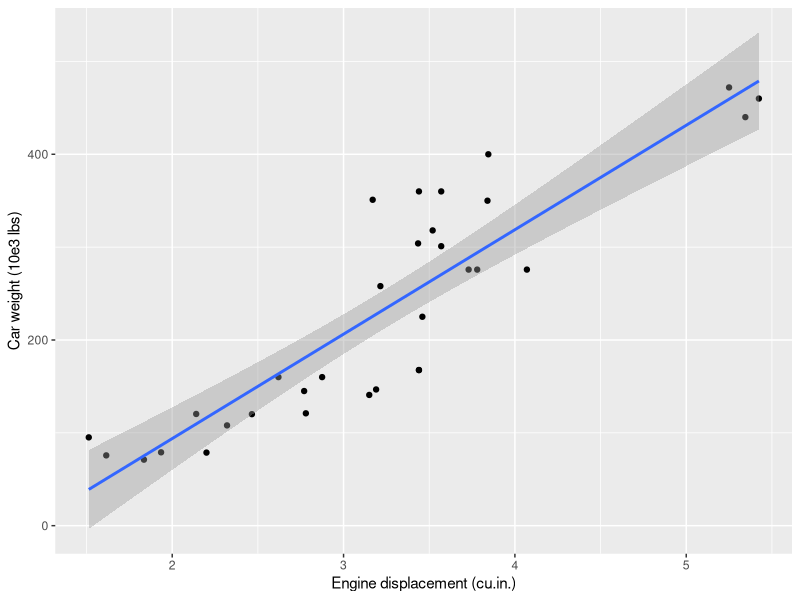

The R script that drew this image:
library(tidyverse)

mtcars_sub = read.csv("mtcars_wt_disp.csv")

# scatter plot with linear regression
ggplot(mtcars_sub,
       aes(x = wt, y = disp)) +
  geom_point() +
  xlab("Engine displacement (cu.in.)") +
  ylab("Car weight (10e3 lbs)") +
  stat_smooth(method="lm")
